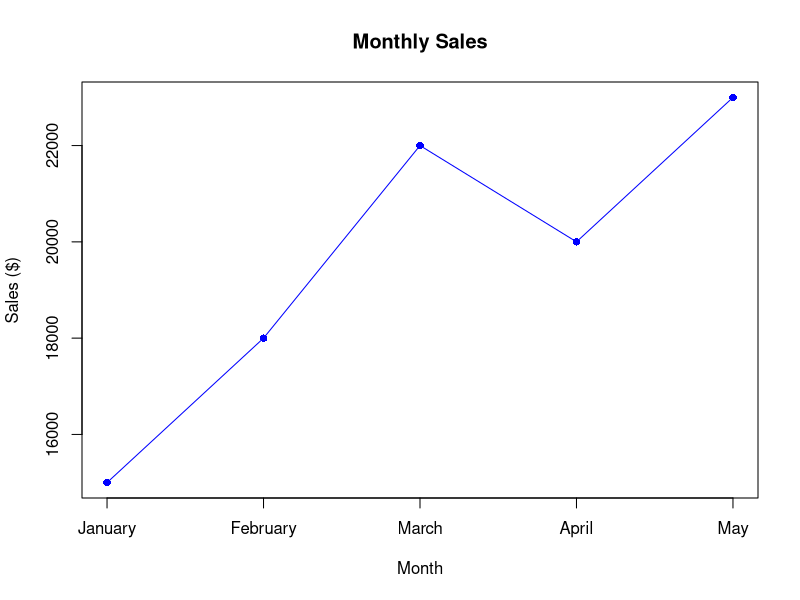
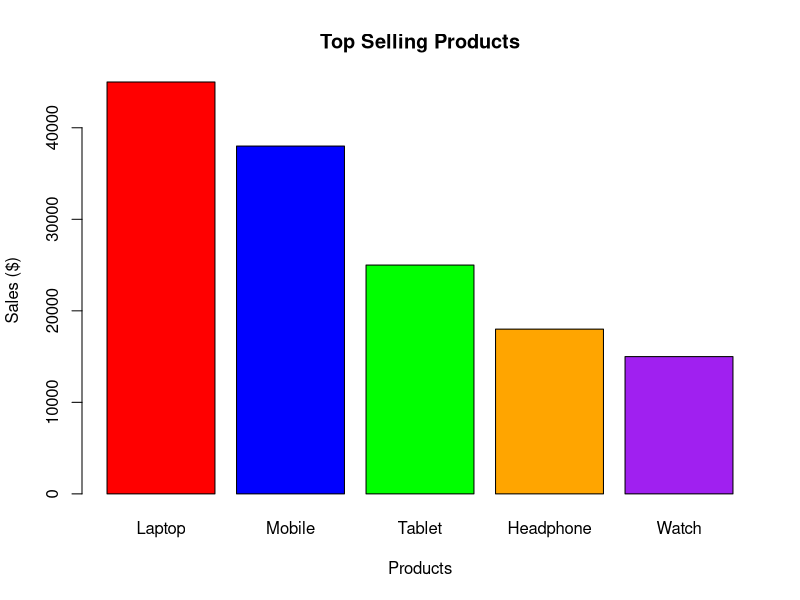
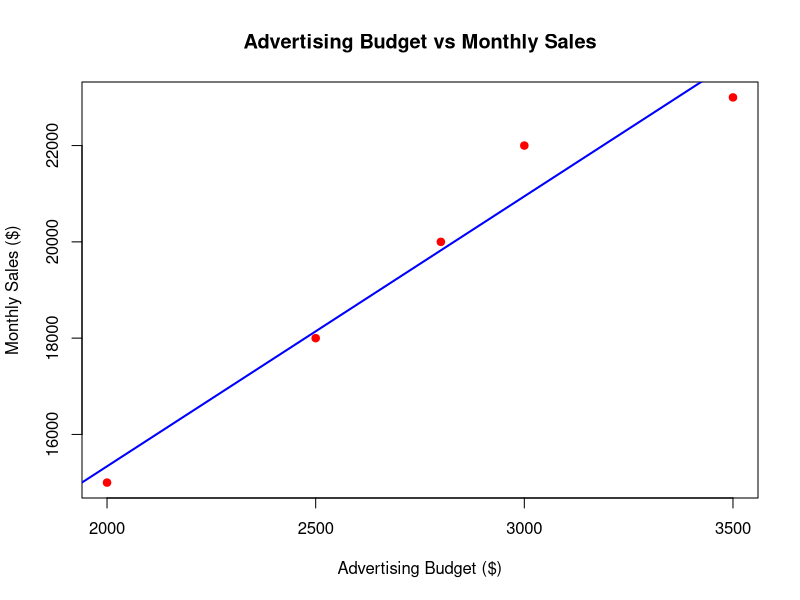
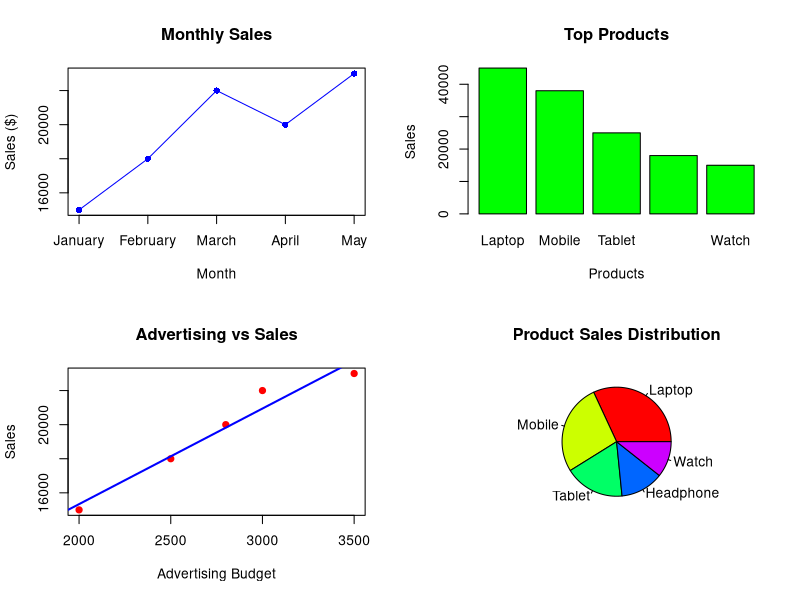

Here is the R script that generated these plots, in order:
# ==========================================
# MONTHLY SALES DATA VISUALIZATION
# ==========================================

# Monthly Sales Data
month <- c("January", "February", "March", "April", "May")
sales <- c(15000, 18000, 22000, 20000, 23000)

# -------------------------------
# 1. Line Chart
# -------------------------------
plot(sales,
     type = "o",
     col = "blue",
     pch = 16,
     xaxt = "n",
     xlab = "Month",
     ylab = "Sales ($)",
     main = "Monthly Sales")

axis(1,
     at = 1:length(month),
     labels = month)

# -------------------------------
# 2. Bar Chart
# -------------------------------

product <- c("Laptop", "Mobile", "Tablet", "Headphone", "Watch")
product_sales <- c(45000, 38000, 25000, 18000, 15000)

barplot(product_sales,
        names.arg = product,
        col = c("red", "blue", "green", "orange", "purple"),
        xlab = "Products",
        ylab = "Sales ($)",
        main = "Top Selling Products")

# -------------------------------
# 3. Scatter Plot
# -------------------------------

advertising <- c(2000, 2500, 3000, 2800, 3500)

plot(advertising,
     sales,
     pch = 19,
     col = "red",
     xlab = "Advertising Budget ($)",
     ylab = "Monthly Sales ($)",
     main = "Advertising Budget vs Monthly Sales")

# Trend Line
model <- lm(sales ~ advertising)
abline(model, col = "blue", lwd = 2)

# -------------------------------
# 4. Dashboard (4 Charts Together)
# -------------------------------

par(mfrow = c(2,2))

# Line Chart
plot(sales,
     type = "o",
     col = "blue",
     pch = 16,
     xaxt = "n",
     xlab = "Month",
     ylab = "Sales ($)",
     main = "Monthly Sales")
axis(1, at = 1:length(month), labels = month)

# Bar Chart
barplot(product_sales,
        names.arg = product,
        col = "green",
        main = "Top Products",
        xlab = "Products",
        ylab = "Sales")

# Scatter Plot
plot(advertising,
     sales,
     pch = 19,
     col = "red",
     xlab = "Advertising Budget",
     ylab = "Sales",
     main = "Advertising vs Sales")
abline(model, col = "blue", lwd = 2)

# Pie Chart
pie(product_sales,
    labels = product,
    col = rainbow(5),
    main = "Product Sales Distribution")

# Restore Normal Screen
par(mfrow = c(1,1))

# -------------------------------
# Insight
# -------------------------------

cat("Insight:\n")
cat("The scatter plot shows a positive relationship between advertising budget and monthly sales.\n")
cat("As advertising budget increases, sales also increase.\n")
